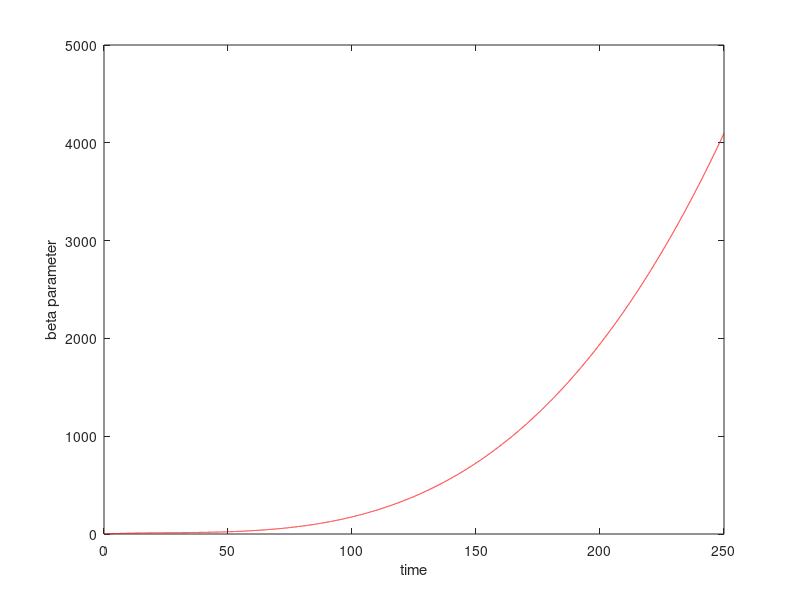

Write MATLAB code to recreate this figure. (Note: this script raises an error after producing the figure.)
clear all, close all, clc
figpath = '../figures/';
addpath('./utils');
addpath('./NoiseFunctions/');
addpath('./plottingfunctions/');

%coefficient of the right polinomial (polinomial of order 4 ...
%that perform the desired behavior (increasing))

p1 =         1.1;
p2 =      0.9285;
p3 =    -0.02771;
p4 =   0.0003581;

omega= 10;
beta=2.66;
rho=1.1;
n = 5; % Number of variables
dt=0.01; % Timestep
%dt=1; % Timestep

% Integrate Interval
Initinterval = 250;
%Initinterval = 160;
neg_inter = 0;
tinterval=[neg_inter Initinterval];
tspan=[.001:dt:tinterval(2)-tinterval(1)];
N = length(tspan);
options = odeset('RelTol',1e-12,'AbsTol',1e-12*ones(1,n));
X=[];

%Coeficients of polyorder 3; p1+p2*t+p3*t^2+p4*t^3 & and initial time value 
c=[p1,p2,p3,p4,Initinterval];
yzero=c(1)+c(2)*(tspan)+c(3)*(tspan).^2+c(4)*(tspan).^3;

%Plot of inverted polynomial
figure(1)
plot(tspan,yzero,'r-')
xlabel('time')
ylabel('beta parameter')
hold on
xline(0,'k--');
set(gca,'FontSize',16);
l=legend('Explicit polinomial for steady state generation');
l.FontSize = 14;
l.Location='northeast';
title('Inverted polinomial');
hold off

traslation=0; %traslation of the system in y coordinate
% integration of the lorentz system
%     i=i+1
for mu0=[c(1)]; %initial condition of Beta
    for x0=0.51; %Iniitial contions for x and y [x0,x0,z0]        
        y0=0.51;
        z0=0.1;  %initial condition for z0
        [t,x] = ode45(@(t,x) lorentz2(t,x,c,omega,beta,traslation),tspan,[tspan(1),mu0,x0,y0,z0],options);
         X = [X;x];
            % Plot of state variable vs Beta parameter
            figure(2)
            hold on
            plot(x(:,2),x(:,3),'b-')
            xlabel('Beta')
            ylabel('x_3')
            xline(0,'k--');
            set(gca,'FontSize',16);
            l=legend('Trajectory using numerical integration');
            l.FontSize = 14;
            l.Location='northeast';
            title('State variable vs Biffurcation parameter')
            hold off    
    end
end

%Normalization
xMax = max(abs(x));
[x,yzero] = xNormalization(x,yzero);

mufunc = @(x) ((x(:,3)*xMax(3)).*(x(:,5)*xMax(5))+(x(:,4)*xMax(4)))./(x(:,3)*xMax(3));
mu_observed = mufunc(x);


% Polinomial fit
%Define the function to fi: "Poly order 2"
F1=@(weightdx,time) weightdx(1)+weightdx(2)*time+time.^2*weightdx(3)+...
    time.^3*weightdx(4);
%Curve fitting
weights0=[0.5 0.5 0.5 0.5];
opts = optimoptions('lsqcurvefit','Display','off');
[weightdx, resnorm,~,exitflag,output] = lsqcurvefit(F1,weights0, tspan, mu_observed',[],[],opts);

%Data predicted from F1 evaluated in the polinomail fit
reproduced_data= F1(weightdx,tspan);

plotState_Beta_time_Pred(tspan,x,mu_observed,yzero,reproduced_data,n,3)
%% Mu with ratio State-Noise

noise_scale = 0.15;

[xNoisy, Noise_normalized] = add_Noise_Max(x,noise_scale);

%next step is to use the noise for the figures. 
mu_obsNoisy = mufunc(xNoisy);

[weightdxNoise,resnormNoise,~,exitflagNoise,outputNoise] = lsqcurvefit(F1,weights0, tspan, mu_obsNoisy');

reproduced_dataNoisy= F1(weightdxNoise,tspan);

comparisonVector = [c(1:(length(c)-1));weightdx;weightdxNoise]
%%%%%%%%%%%%%%%%%%%%%%%%%%%%%%%%%%%%%%%%%%%%%%%%%%%%%%%%%%%%%%%%%%%%%%%%%
%% Noise analysis 
% Creation of comparison vector for different noise variances: 
VectorOfNoise = [0:0.1:0.5];
name = mfilename;
name = name(1:10);
%noise_Scale_maximum(F1,weights0, tspan, x,c,yzero,VectorOfNoise,name,mufunc)
noise_5_Boxplots(F1,weights0, tspan, x,c,yzero,VectorOfNoise,name,mufunc)

